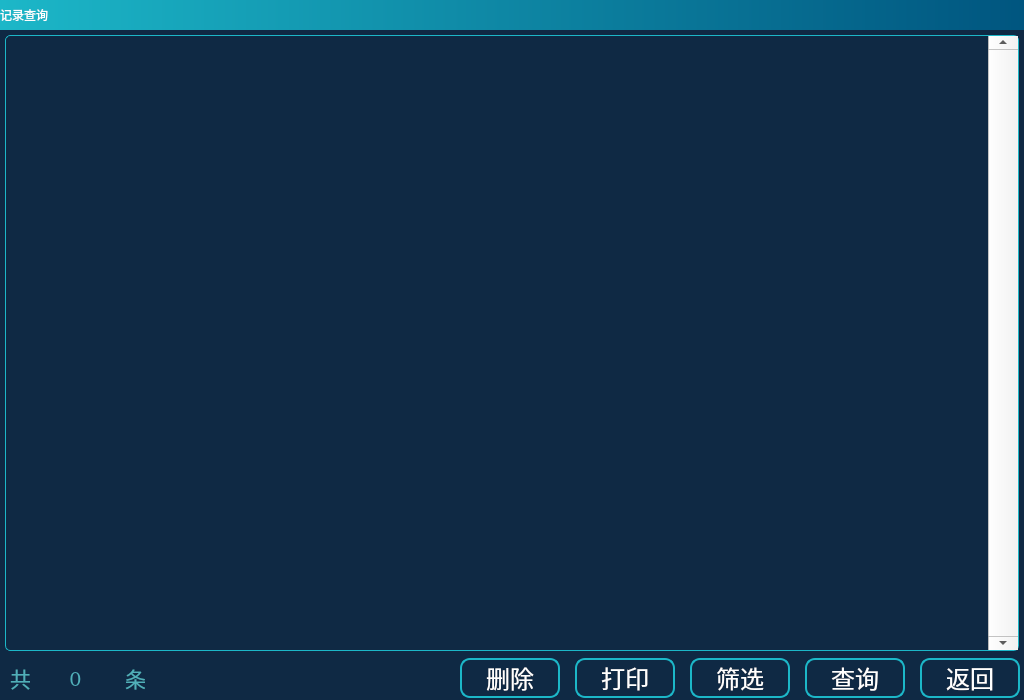
<?xml version="1.0" encoding="UTF-8"?>
<ui version="4.0">
 <class>Record</class>
 <widget class="QWidget" name="Record">
  <property name="geometry">
   <rect>
    <x>0</x>
    <y>0</y>
    <width>1024</width>
    <height>700</height>
   </rect>
  </property>
  <property name="windowTitle">
   <string>Form</string>
  </property>
  <property name="styleSheet">
   <string notr="true">QWidget#Record{
color: rgb(255, 255, 255);
background-color: rgb(15, 41, 68);
}
QTableWidget#tableWgtRecord{
gridline-color: rgb(255, 255, 255);
border:1px solid rgb(28, 183, 200);
border-radius:5px;
background-color: rgb(15, 41, 68);
}
QTableWidgetItem{
font: 9pt &quot;Noto Sans [monotype]&quot;;
}
QScrollBar:vertical
{
width:30px;
}
QToolButton{
font: 18pt &quot;文泉驿等宽微米黑&quot;;
color: rgb(255, 255, 255);
border:2px solid rgb(28, 183, 200);
border-radius:10px;
background-color: rgb(43, 79, 102);
background-color: rgb(15, 41, 68);
}
QToolButton:disabled{
font: 18pt &quot;文泉驿等宽微米黑&quot;;
color: rgb(255, 255, 255);
border-color: rgb(255, 255, 255);
}
QToolButton:hover{
font: 17pt &quot;文泉驿等宽微米黑&quot;;
color: rgb(255, 0, 0);
color: rgb(0, 185, 185);
/*background-color: rgb(3, 127, 119);*/
}
QLabel{
font: 16pt &quot;文泉驿等宽微米黑&quot;;
font: 16pt &quot;Noto Sans [monotype]&quot;;
color: rgb(80, 175, 185);
}</string>
  </property>
  <widget class="QLabel" name="lbCountNum">
   <property name="geometry">
    <rect>
     <x>30</x>
     <y>665</y>
     <width>91</width>
     <height>25</height>
    </rect>
   </property>
   <property name="font">
    <font>
     <family>Noto Sans [monotype]</family>
     <pointsize>16</pointsize>
     <weight>50</weight>
     <italic>false</italic>
     <bold>false</bold>
    </font>
   </property>
   <property name="text">
    <string>0</string>
   </property>
   <property name="alignment">
    <set>Qt::AlignCenter</set>
   </property>
  </widget>
  <widget class="QToolButton" name="tBtnBackNodeView">
   <property name="geometry">
    <rect>
     <x>920</x>
     <y>658</y>
     <width>100</width>
     <height>40</height>
    </rect>
   </property>
   <property name="font">
    <font>
     <family>文泉驿等宽微米黑</family>
     <pointsize>18</pointsize>
     <weight>50</weight>
     <italic>false</italic>
     <bold>false</bold>
    </font>
   </property>
   <property name="focusPolicy">
    <enum>Qt::NoFocus</enum>
   </property>
   <property name="styleSheet">
    <string notr="true"/>
   </property>
   <property name="text">
    <string>返回</string>
   </property>
   <property name="icon">
    <iconset resource="../image.qrc">
     <normaloff>:/Image/back.png</normaloff>:/Image/back.png</iconset>
   </property>
   <property name="iconSize">
    <size>
     <width>25</width>
     <height>25</height>
    </size>
   </property>
   <property name="toolButtonStyle">
    <enum>Qt::ToolButtonTextBesideIcon</enum>
   </property>
  </widget>
  <widget class="QLabel" name="label_25">
   <property name="geometry">
    <rect>
     <x>0</x>
     <y>0</y>
     <width>1024</width>
     <height>30</height>
    </rect>
   </property>
   <property name="styleSheet">
    <string notr="true">font: 18pt &quot;文泉驿等宽微米黑&quot;;
color: rgb(255, 255, 255);
background-color: qlineargradient(spread:reflect, x1:0, y1:0, x2:1, y2:0, stop:0 rgba(28, 183, 200, 255), stop:1 rgba(0, 85, 127, 255));</string>
   </property>
   <property name="text">
    <string>记录查询</string>
   </property>
  </widget>
  <widget class="QLabel" name="lb_count_3">
   <property name="geometry">
    <rect>
     <x>125</x>
     <y>665</y>
     <width>20</width>
     <height>25</height>
    </rect>
   </property>
   <property name="font">
    <font>
     <family>Noto Sans [monotype]</family>
     <pointsize>16</pointsize>
     <weight>50</weight>
     <italic>false</italic>
     <bold>false</bold>
    </font>
   </property>
   <property name="text">
    <string>条</string>
   </property>
  </widget>
  <widget class="QTableWidget" name="tableWgtRecord">
   <property name="geometry">
    <rect>
     <x>5</x>
     <y>35</y>
     <width>1014</width>
     <height>616</height>
    </rect>
   </property>
   <property name="font">
    <font>
     <family>文泉驿等宽微米黑</family>
     <pointsize>13</pointsize>
     <weight>50</weight>
     <italic>false</italic>
     <bold>false</bold>
    </font>
   </property>
   <property name="styleSheet">
    <string notr="true">background-color: rgb(15, 41, 68);
</string>
   </property>
   <property name="verticalScrollBarPolicy">
    <enum>Qt::ScrollBarAlwaysOn</enum>
   </property>
  </widget>
  <widget class="QToolButton" name="tBtnPrint">
   <property name="geometry">
    <rect>
     <x>575</x>
     <y>658</y>
     <width>100</width>
     <height>40</height>
    </rect>
   </property>
   <property name="font">
    <font>
     <family>文泉驿等宽微米黑</family>
     <pointsize>18</pointsize>
     <weight>50</weight>
     <italic>false</italic>
     <bold>false</bold>
    </font>
   </property>
   <property name="focusPolicy">
    <enum>Qt::NoFocus</enum>
   </property>
   <property name="text">
    <string>打印</string>
   </property>
   <property name="icon">
    <iconset resource="../image.qrc">
     <normaloff>:/Image/print.png</normaloff>:/Image/print.png</iconset>
   </property>
   <property name="iconSize">
    <size>
     <width>25</width>
     <height>25</height>
    </size>
   </property>
   <property name="toolButtonStyle">
    <enum>Qt::ToolButtonTextBesideIcon</enum>
   </property>
  </widget>
  <widget class="QToolButton" name="tBtnDel">
   <property name="geometry">
    <rect>
     <x>460</x>
     <y>658</y>
     <width>100</width>
     <height>40</height>
    </rect>
   </property>
   <property name="sizePolicy">
    <sizepolicy hsizetype="Maximum" vsizetype="Expanding">
     <horstretch>0</horstretch>
     <verstretch>0</verstretch>
    </sizepolicy>
   </property>
   <property name="maximumSize">
    <size>
     <width>100</width>
     <height>81</height>
    </size>
   </property>
   <property name="font">
    <font>
     <family>文泉驿等宽微米黑</family>
     <pointsize>18</pointsize>
     <weight>50</weight>
     <italic>false</italic>
     <bold>false</bold>
    </font>
   </property>
   <property name="focusPolicy">
    <enum>Qt::NoFocus</enum>
   </property>
   <property name="autoFillBackground">
    <bool>false</bool>
   </property>
   <property name="styleSheet">
    <string notr="true"/>
   </property>
   <property name="text">
    <string>删除</string>
   </property>
   <property name="icon">
    <iconset resource="../image.qrc">
     <normaloff>:/Image/dataDel.png</normaloff>:/Image/dataDel.png</iconset>
   </property>
   <property name="iconSize">
    <size>
     <width>25</width>
     <height>25</height>
    </size>
   </property>
   <property name="toolButtonStyle">
    <enum>Qt::ToolButtonTextBesideIcon</enum>
   </property>
  </widget>
  <widget class="QLabel" name="lb_count_2">
   <property name="geometry">
    <rect>
     <x>10</x>
     <y>665</y>
     <width>20</width>
     <height>25</height>
    </rect>
   </property>
   <property name="font">
    <font>
     <family>Noto Sans [monotype]</family>
     <pointsize>16</pointsize>
     <weight>50</weight>
     <italic>false</italic>
     <bold>false</bold>
    </font>
   </property>
   <property name="text">
    <string>共</string>
   </property>
  </widget>
  <widget class="QToolButton" name="tBtnFilter">
   <property name="geometry">
    <rect>
     <x>690</x>
     <y>658</y>
     <width>100</width>
     <height>40</height>
    </rect>
   </property>
   <property name="sizePolicy">
    <sizepolicy hsizetype="Maximum" vsizetype="Expanding">
     <horstretch>0</horstretch>
     <verstretch>0</verstretch>
    </sizepolicy>
   </property>
   <property name="font">
    <font>
     <family>文泉驿等宽微米黑</family>
     <pointsize>18</pointsize>
     <weight>50</weight>
     <italic>false</italic>
     <bold>false</bold>
    </font>
   </property>
   <property name="focusPolicy">
    <enum>Qt::NoFocus</enum>
   </property>
   <property name="autoFillBackground">
    <bool>false</bool>
   </property>
   <property name="styleSheet">
    <string notr="true"/>
   </property>
   <property name="text">
    <string>筛选</string>
   </property>
   <property name="icon">
    <iconset resource="../image.qrc">
     <normaloff>:/Image/datafilter.png</normaloff>:/Image/datafilter.png</iconset>
   </property>
   <property name="iconSize">
    <size>
     <width>25</width>
     <height>25</height>
    </size>
   </property>
   <property name="toolButtonStyle">
    <enum>Qt::ToolButtonTextBesideIcon</enum>
   </property>
  </widget>
  <widget class="QToolButton" name="tBtnQuery">
   <property name="geometry">
    <rect>
     <x>805</x>
     <y>658</y>
     <width>100</width>
     <height>40</height>
    </rect>
   </property>
   <property name="font">
    <font>
     <family>文泉驿等宽微米黑</family>
     <pointsize>18</pointsize>
     <weight>50</weight>
     <italic>false</italic>
     <bold>false</bold>
    </font>
   </property>
   <property name="focusPolicy">
    <enum>Qt::NoFocus</enum>
   </property>
   <property name="text">
    <string>查询</string>
   </property>
   <property name="icon">
    <iconset resource="../image.qrc">
     <normaloff>:/Image/dataSearch.png</normaloff>:/Image/dataSearch.png</iconset>
   </property>
   <property name="iconSize">
    <size>
     <width>25</width>
     <height>25</height>
    </size>
   </property>
   <property name="toolButtonStyle">
    <enum>Qt::ToolButtonTextBesideIcon</enum>
   </property>
  </widget>
 </widget>
 <resources>
  <include location="../image.qrc"/>
 </resources>
 <connections/>
</ui>
